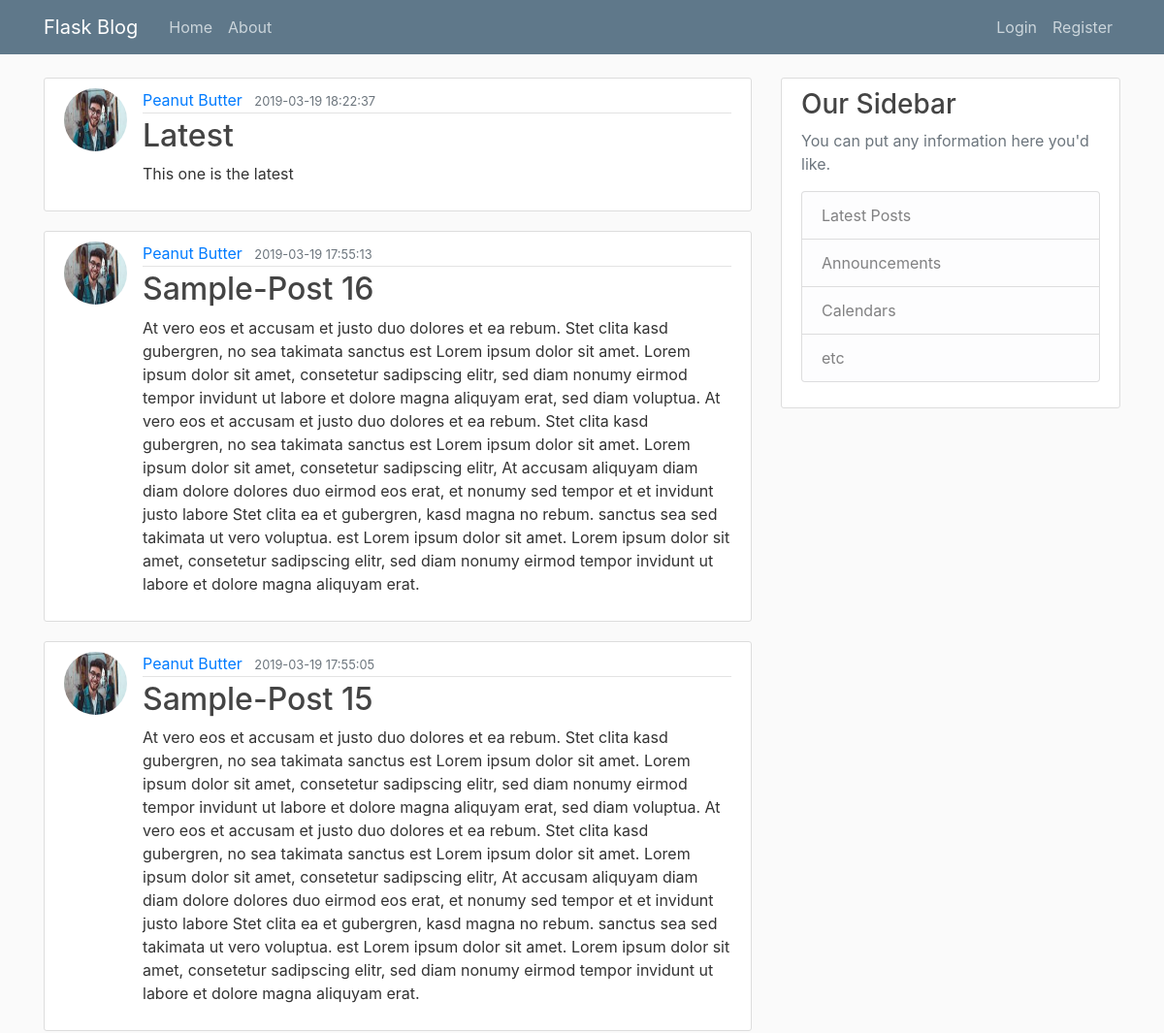
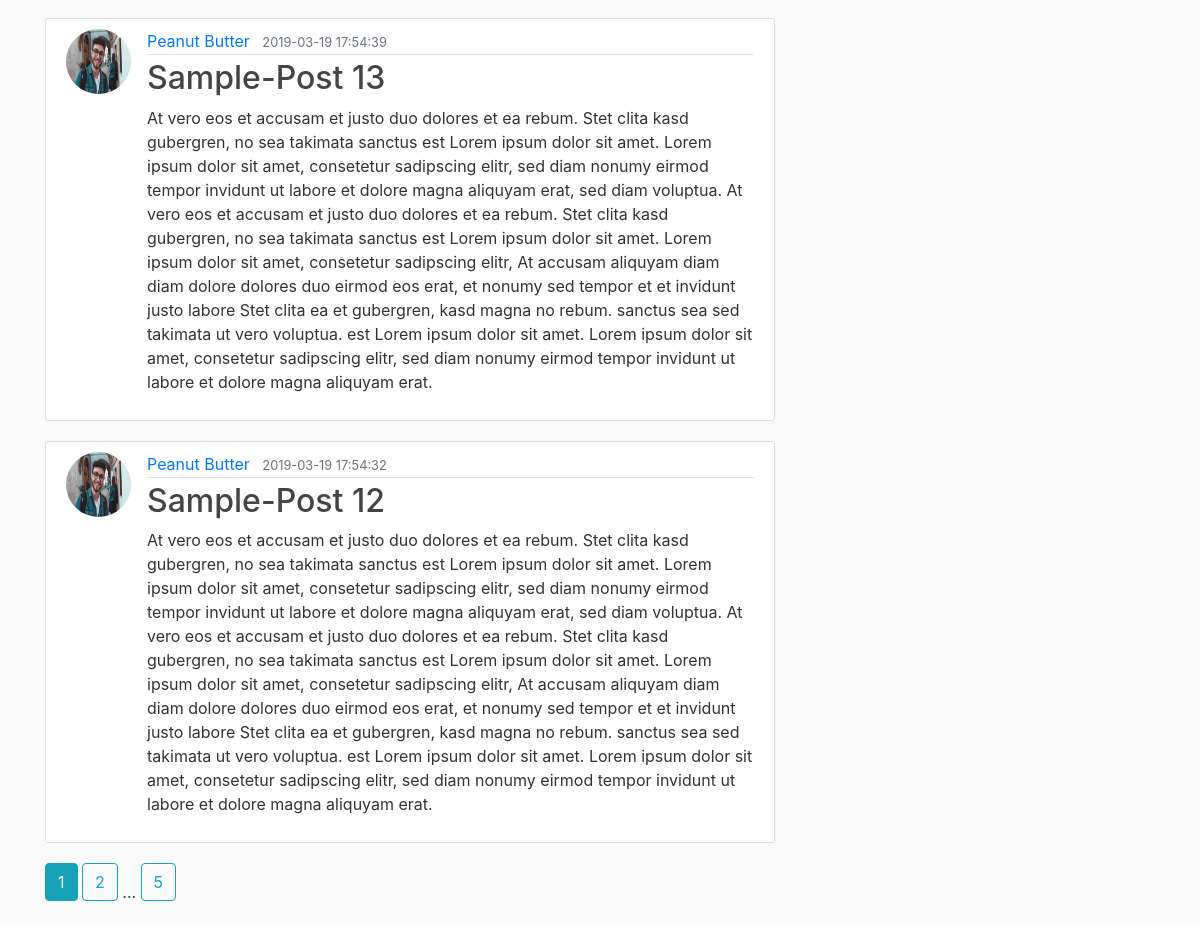
Page /home on the earlier database version (2 pictures, top to bottom).
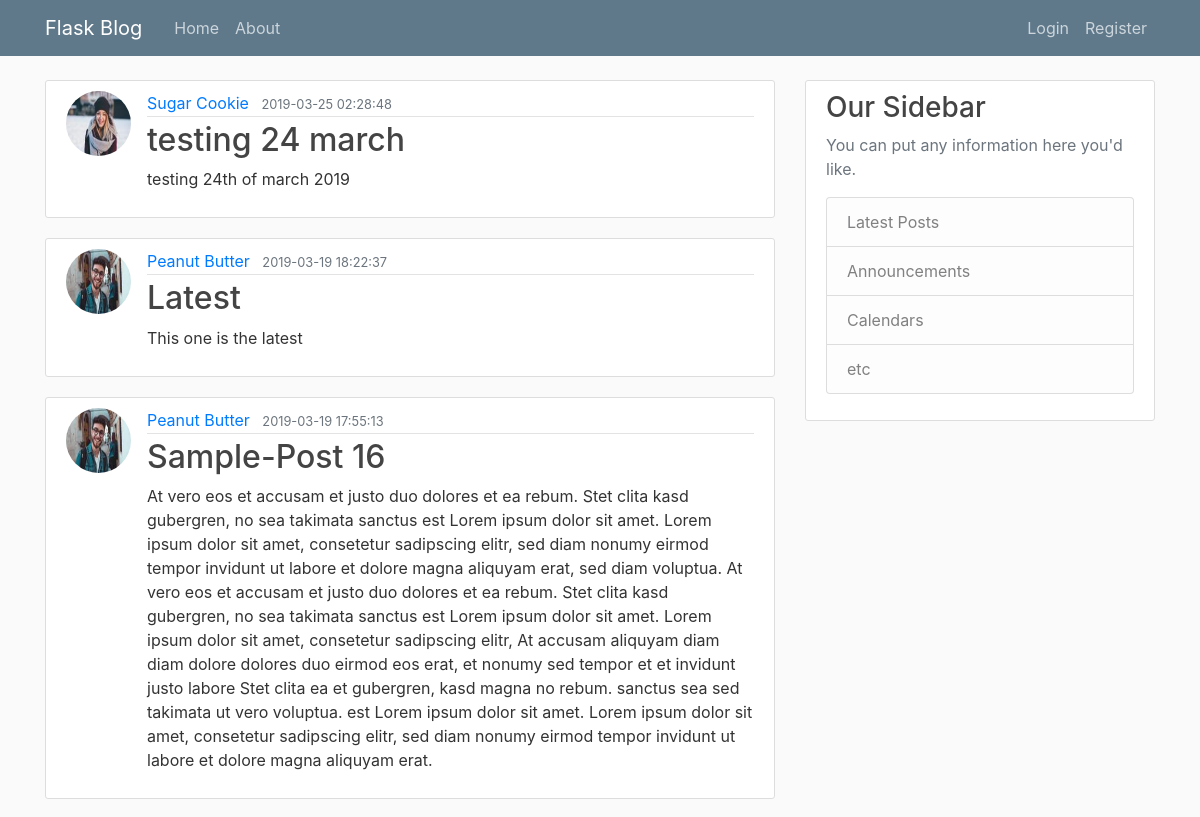
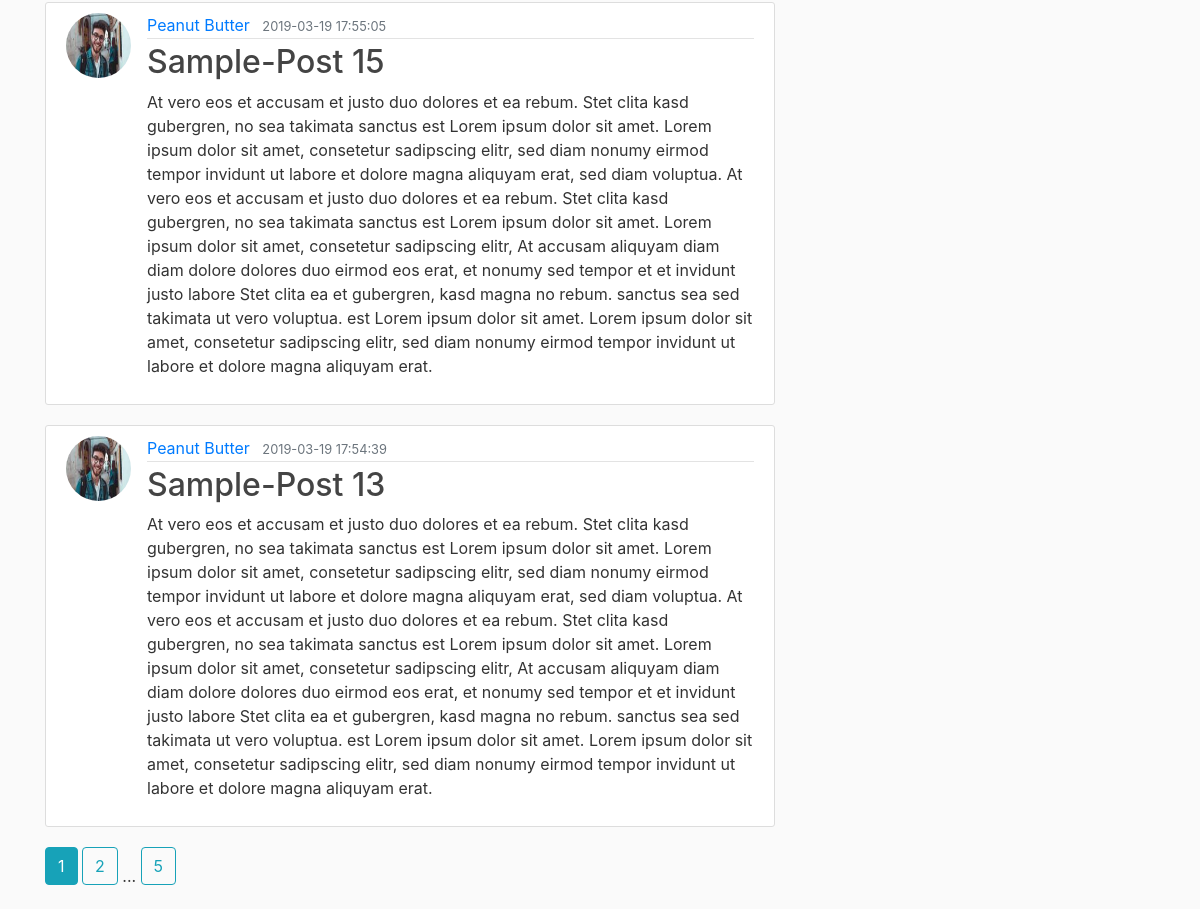
Same page on the later database version (2 pictures, top to bottom).
### flaskblog/models.py (models this page shows, shortened)
class Post(db.Model):
    id = db.Column(db.Integer, primary_key=True)
    title = db.Column(db.String(100), nullable=False)
    date_posted = db.Column(db.DateTime, nullable=False, default=datetime.utcnow)
    content = db.Column(db.Text, nullable=False)
    user_id = db.Column(db.Integer, db.ForeignKey('user.id'), nullable=False)

class User(db.Model, UserMixin):
    id = db.Column(db.Integer, primary_key=True)
    username = db.Column(db.String(20), unique=True, nullable=False)
    email = db.Column(db.String(120), unique=True, nullable=False)
    image_file = db.Column(db.String(20), nullable=False, default='default.jpg')
    password = db.Column(db.String(60), nullable=False)
    posts = db.relationship('Post', backref='author', lazy=True)

### flaskblog/main/routes.py (the view)
@main.route("/")
@main.route("/home")
def home():
    page = request.args.get('page', 1, type=int)
    posts = Post.query.order_by(Post.date_posted.desc()).paginate(page=page, per_page=5)
    return render_template('home.html', posts=posts)

### flaskblog/templates/home.html
{%extends "layout.html" %}
{% block content %}
{% for post in posts.items %}
    <article class="media content-section">
        <img class="rounded-circle article-img" src="{{url_for('static', filename='profile_pics/' + post.author.image_file)}}" alt="">
        <div class="media-body">
            <div class="article-metadata">
            <a class="mr-2" href="{{ url_for('users.user_posts', username=post.author.username) }}">{{ post.author.username }}</a>
            <small class="text-muted">{{ post.date_posted.strftime('%Y-%m-%d %X') }}</small>
            </div>
            <h2>
            <a class="article-title" href="{{url_for('posts.post', post_id=post.id)}}">{{ post.title }}</a>
            </h2>
            <p class="article-content">{{ post.content }}</p>
        </div>
    </article>
{% endfor %}
{% for page_num in posts.iter_pages(left_edge=1, right_edge=1, left_current=1, right_current=2) %}
    {% if page_num  %}
        {% if posts.page == page_num  %}
            <a class="btn btn-info mb-4" href="{{url_for('main.home', page=page_num)}}">{{page_num}}</a>
        {% else %}
            <a class="btn btn-outline-info mb-4" href="{{url_for('main.home', page=page_num)}}">{{page_num}}</a>
        {% endif %}
    {% else %}
       ...
    {% endif %}
{% endfor %}
{% endblock content %}

Differences in the rows shown:
no longer on this page (row unchanged): Post: image_file (picture), author.username "Peanut Butter", date_posted "2019-03-19 17:54:32", title "Sample-Post 12", content "At vero eos et accusam et justo duo dolores et ea rebum. Stet clita kasd gubergren, no sea takimata sanctus est Lorem ipsum dolor sit amet. Lorem ipsum dolor sit amet, consetetur sadipscing elitr, sed diam nonumy eirmod tempor invidunt ut labore et dolore magna aliquyam erat, sed diam voluptua. At vero eos et accusam et justo duo dolores et ea rebum. Stet clita kasd gubergren, no sea takimata sanctus est Lorem ipsum dolor sit amet. Lorem ipsum dolor sit amet, consetetur sadipscing elitr, At accusam aliquyam diam diam dolore dolores duo eirmod eos erat, et nonumy sed tempor et et invidunt justo labore Stet clita ea et gubergren, kasd magna no rebum. sanctus sea sed takimata ut vero voluptua.…"
added Post: image_file (picture), author.username "Sugar Cookie", date_posted "2019-03-25 02:28:48", title "testing 24 march", content "testing 24th of march 2019"
